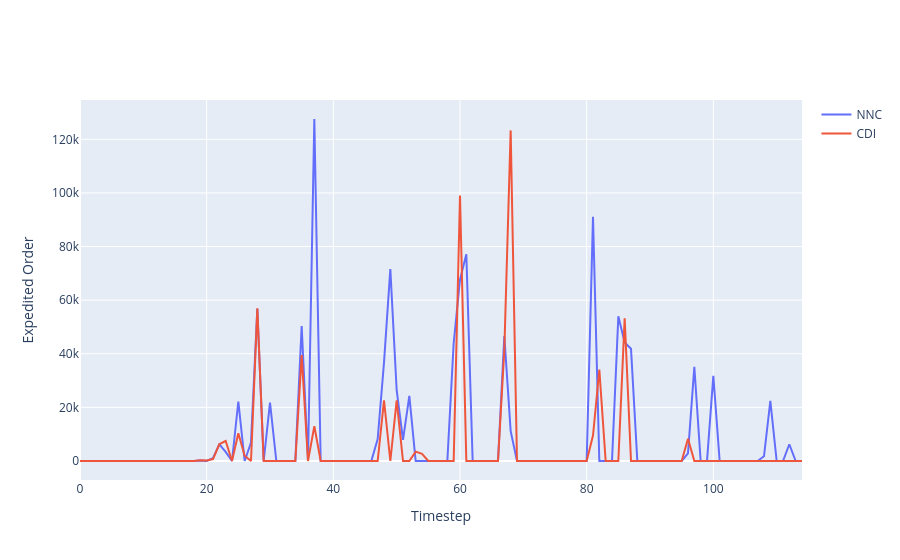

Notebook source saved alongside this figure:
### Code cell
a = go.Scatter(y=[x.item() for x in nn_qe[1:]], name='NNC')
b = go.Scatter(y=cdi_qe, name='CDI')
fig = go.Figure([a,b])
fig.layout.xaxis.title = 'Timestep'
fig.layout.yaxis.title = 'Expedited Order'
fig

### Figure 1 — Plotly figure (JSON) as saved in the notebook; plotly's stock layout.template omitted (floating-point values rounded to 4 significant figures)
{"data": [{"name": "NNC", "type": "scatter", "y": [14, 1, 0, 0, 0, 0, 0, 0, 0, 0, 0, 0, 0, 0, 0, 0, 0, 0, 0, 192, 0, 1094, 6177, 3425, 0, 22196, 0, 6873, 56822, 0, 21790, 0, 0, 0, 0, 50329, 0, 127588, 0, 0, 0, 0, 0, 0, 0, 0, 0, 8175, 36697, 71584, 26421, 7846, 24261, 0, 0, 0, 0, 0, 0, 43923, 67666, 77145, 0, 0, 0, 0, 0, 46612, 11158, 0, 0, 0, 0, 0, 0, 0, 0, 0, 0, 0, 0, 91152, 0, 0, 0, 54010, 44258, 41890, 0, 0, 0, 0, 0, 0, 0, 0, 2846, 35180, 0, 0, 31783, 0, 0, 0, 0, 0, 0, 0, 1770, 22466, 0, 0, 6250, 0, 0]}, {"name": "CDI", "type": "scatter", "y": [0, 0, 0, 0, 0, 0, 0, 0, 0, 0, 0, 0, 0, 0, 0, 0, 0, 0, 0, 320, 167, 714, 6230, 7510, 0, 10339, 1963, 0, 56951, 0, 0, 0, 0, 0, 0, 39513, 0, 13001, 0, 0, 0, 0, 0, 0, 0, 0, 0, 0, 22625, 0, 22593, 0, 0, 3491, 2654, 0, 0, 0, 0, 0, 99019, 0, 0, 0, 0, 0, 0, 41527, 123336, 0, 0, 0, 0, 0, 0, 0, 0, 0, 0, 0, 0, 9476, 34077, 0, 0, 0, 53237, 0, 0, 0, 0, 0, 0, 0, 0, 0, 8323, 0, 0, 0, 0, 0, 0, 0, 0, 0, 0, 0, 0, 0, 0, 0, 0, 0, 0]}], "layout": {"xaxis": {"title": {"text": "Timestep"}}, "yaxis": {"title": {"text": "Expedited Order"}}}}
